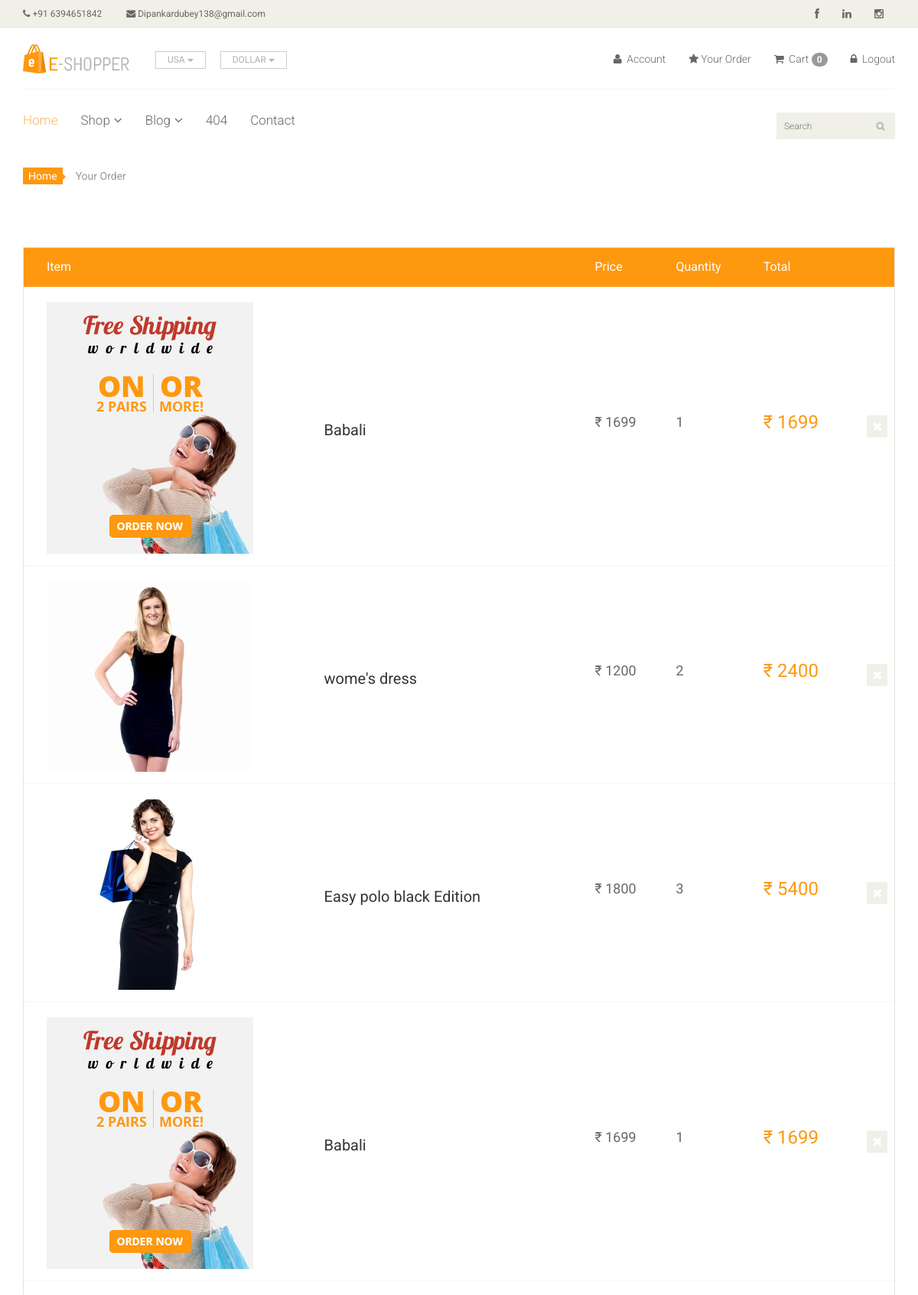
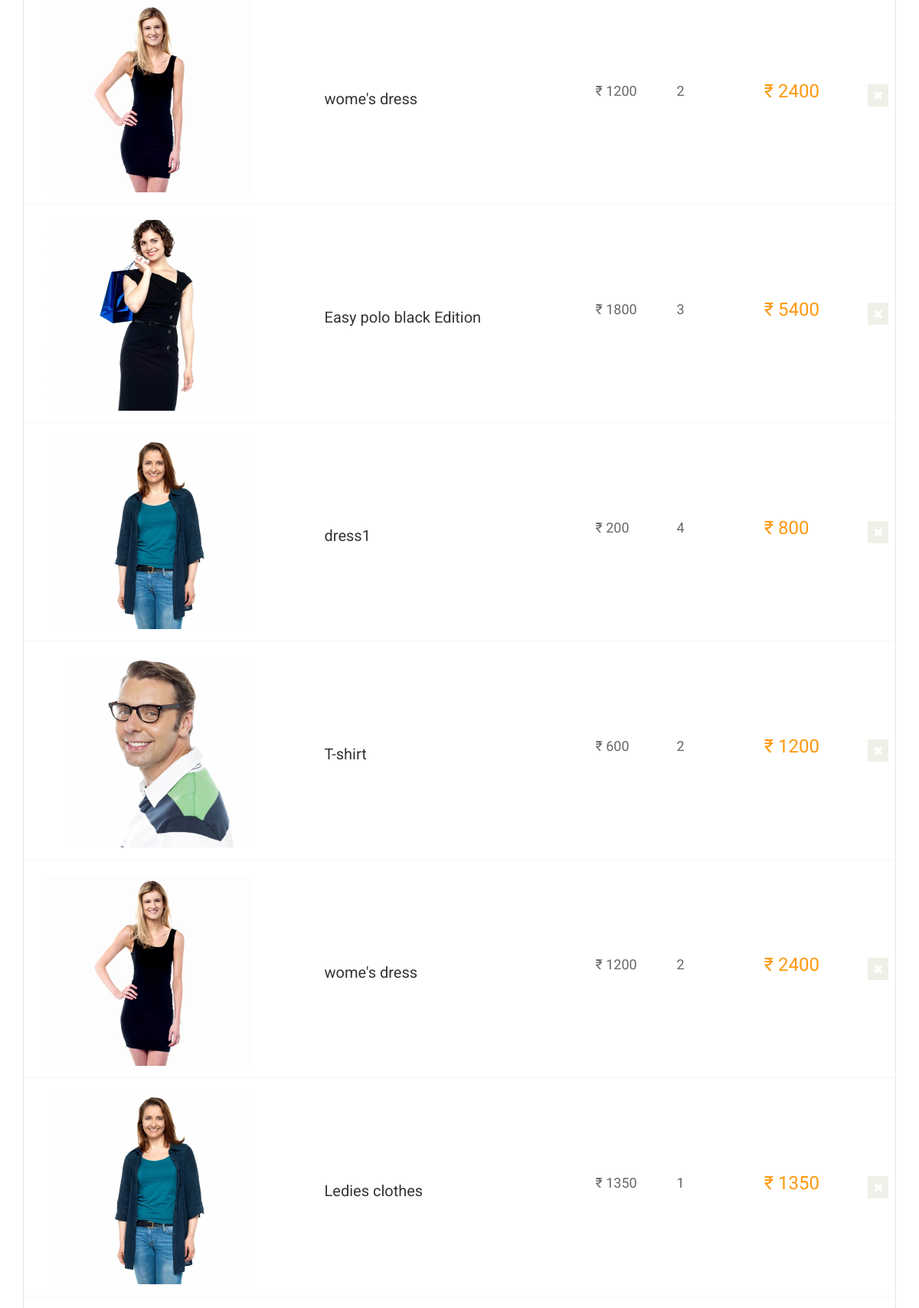
/order/ (signed in, upper part), run on the app's committed database (2 pictures, top to bottom).
### app/models.py (models this page shows, shortened)
class Order(models.Model):
    image = models.ImageField(upload_to='ecommerce/order/image')
    product = models.CharField(max_length=1000,default='')
    user = models.ForeignKey(User,on_delete=models.CASCADE)
    price = models.IntegerField()
    quantity = models.CharField(max_length=5)
    total = models.CharField(max_length=100, default='')
    address = models.TextField()
    phone = models.CharField(max_length=10)
    pincode = models.CharField(max_length=10)
    date = models.DateField(default=datetime.datetime.today)

### Ecommerce/views.py (the view)
# urls.py: path('order/',views.Your_order,name='order'),
def Your_order(request):
    uid = request.session.get('_auth_user_id')
    user = User.objects.get(pk=uid)
    order = Order.objects.filter(user = user)
    data ={
        'order':order,
    }
    return render(request,"Order.html",data)

### templates/Order.html
{% extends "master.html" %}
{% block content %}
<section id="cart_items">
		<div class="container">
			<div class="breadcrumbs">
				<ol class="breadcrumb">
				  <li><a href="#">Home</a></li>
				  <li class="active">Your Order</li>
				</ol>
			</div>
			<div class="table-responsive cart_info">
				<table class="table table-condensed">
					<thead>
						<tr class="cart_menu">
							<td class="image">Item</td>
							<td class="description"></td>
							<td class="price">Price</td>
							<td class="quantity">Quantity</td>
							<td class="total">Total</td>
							<td></td>
						</tr>
					</thead>
					<tbody>
					{% for i in order %}
						<tr>
							<td class="cart_product">
								<a href=""><img src="{{i.image}}" alt=""></a>
							</td>
							<td class="cart_description">
								<h4><a href="">{{i.product}}</a></h4>
							</td>
							<td class="cart_price">
								<p>₹ {{i.price}}</p>
							</td>
							<td class="cart_quantity">
								<div class="cart_price">
									<p>{{i.quantity}}</p>
								</div>
							</td>
							<td class="cart_total">
								<p class="cart_total_price">₹ {{i.total}}</p>
							</td>
							<td class="cart_delete">
								<a class="cart_quantity_delete" href=""><i class="fa fa-times"></i></a>
							</td>
						</tr>
					{% endfor %}
					</tbody>
				</table>
			</div>
		</div>
	</section>
{% endblock %}

### static/css/main.css (style rules this page uses)
body { font-family: 'Roboto', sans-serif; background:; position: relative; font-weight:400px; }
a { -webkit-transition: 300ms; -moz-transition: 300ms; -o-transition: 300ms; transition: 300ms; }
h1, h2, h3, h4, h5, h6 { font-family: 'Roboto', sans-serif; }
.breadcrumbs { position: relative; }
.breadcrumbs .breadcrumb { background:transparent; margin-bottom: 75px; padding-left: 0; }
.breadcrumbs .breadcrumb li a { background:#FE980F; color: #FFFFFF; padding: 3px 7px; }
.breadcrumbs .breadcrumb li a:after { content:""; height:auto; width: auto; border-width: 8px; border-style: solid; border-color:transparent transparent transparent #FE980F; position: absolute; top: 11px; left:48px; }
.breadcrumbs .breadcrumb > li + li:before { content: " "; }
#cart_items .cart_info { border: 1px solid #E6E4DF; margin-bottom: 50px }
#cart_items .cart_info .cart_menu { background: #FE980F; color: #fff; font-size: 16px; font-family: 'Roboto', sans-serif; font-weight: normal; }
#cart_items .cart_info .table.table-condensed thead tr { height: 51px; }
#cart_items .cart_info .table.table-condensed tr { border-bottom: 1px solid#F7F7F0 }
#cart_items .cart_info .table.table-condensed tr:last-child { border-bottom: 0 }
.cart_info table tr td { border-top: 0 none; vertical-align: inherit; }
#cart_items .cart_info .image { padding-left: 30px; }
#cart_items .cart_info .cart_description h4 { margin-bottom: 0 }
#cart_items .cart_info .cart_description h4 a { color: #363432; font-family: 'Roboto',sans-serif; font-size: 20px; font-weight: normal; }
#cart_items .cart_info .cart_price p { color:#696763; font-size: 18px }
#cart_items .cart_info .cart_total_price { color: #FE980F; font-size: 24px; }
.cart_product { display: block; margin: 15px -70px 10px 25px; }
.cart_delete { display: block; margin-right: -12px; overflow: hidden; }
.cart_delete a { background:#F0F0E9; color: #FFFFFF; padding: 5px 7px; font-size: 16px }

### data on the page
Order: image (picture), product "Babali", price "1699", quantity "1", total "1699"
Order: image (picture), product "wome's dress", price "1200", quantity "2", total "2400"
Order: image (picture), product "Easy polo black Edition", price "1800", quantity "3", total "5400"
Order: image (picture), product "Babali", price "1699", quantity "1", total "1699"
Order: image (picture), product "wome's dress", price "1200", quantity "2", total "2400"
Order: image (picture), product "Easy polo black Edition", price "1800", quantity "3", total "5400"
Order: image (picture), product "dress1", price "200", quantity "4", total "800"
Order: image (picture), product "T-shirt", price "600", quantity "2", total "1200"
Order: image (picture), product "wome's dress", price "1200", quantity "2", total "2400"
Order: image (picture), product "Ledies clothes", price "1350", quantity "1", total "1350"

### other printed values
{{ request.session.cart|length }} "0"
